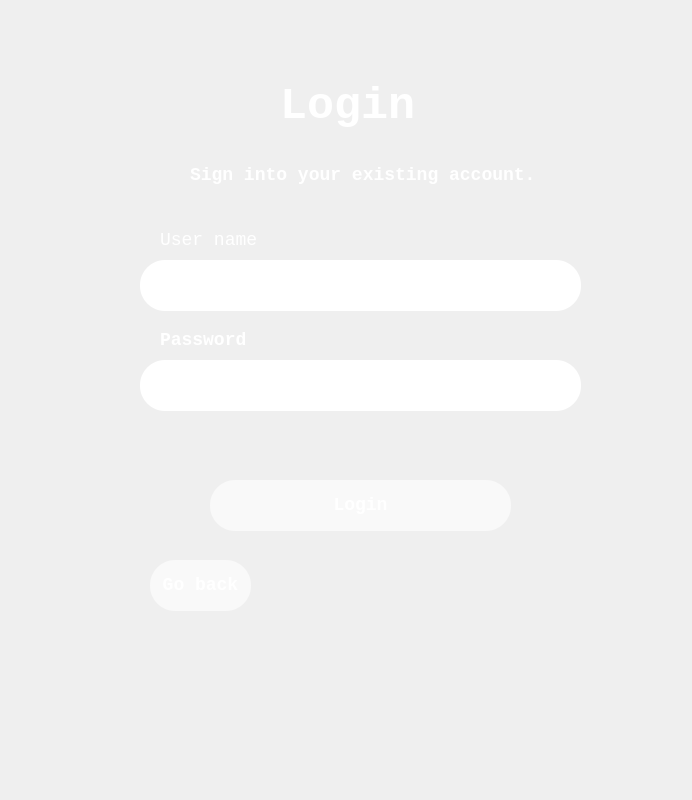
<?xml version="1.0" encoding="UTF-8"?>
<ui version="4.0">
 <class>Dialog</class>
 <widget class="QDialog" name="Dialog">
  <property name="geometry">
   <rect>
    <x>0</x>
    <y>0</y>
    <width>692</width>
    <height>800</height>
   </rect>
  </property>
  <property name="windowTitle">
   <string>Dialog</string>
  </property>
  <widget class="QLabel" name="label">
   <property name="geometry">
    <rect>
     <x>0</x>
     <y>0</y>
     <width>691</width>
     <height>801</height>
    </rect>
   </property>
   <property name="text">
    <string/>
   </property>
  </widget>
  <widget class="QLabel" name="label_2">
   <property name="geometry">
    <rect>
     <x>80</x>
     <y>60</y>
     <width>521</width>
     <height>651</height>
    </rect>
   </property>
   <property name="styleSheet">
    <string notr="true">background-color: rgba(0, 0, 0,0);
</string>
   </property>
   <property name="text">
    <string/>
   </property>
  </widget>
  <widget class="QLineEdit" name="usernamefield">
   <property name="geometry">
    <rect>
     <x>140</x>
     <y>260</y>
     <width>441</width>
     <height>51</height>
    </rect>
   </property>
   <property name="styleSheet">
    <string notr="true">border-radius: 25px;
font-size:18px;
font-weight: bold;
</string>
   </property>
  </widget>
  <widget class="QLabel" name="label_3">
   <property name="geometry">
    <rect>
     <x>190</x>
     <y>130</y>
     <width>361</width>
     <height>91</height>
    </rect>
   </property>
   <property name="font">
    <font>
     <family>Monospace</family>
     <pointsize>-1</pointsize>
     <weight>75</weight>
     <bold>true</bold>
    </font>
   </property>
   <property name="styleSheet">
    <string notr="true">font-size:18px;
color: rgb(255, 255, 255);</string>
   </property>
   <property name="text">
    <string>Sign into your existing account.</string>
   </property>
  </widget>
  <widget class="QLabel" name="label_5">
   <property name="geometry">
    <rect>
     <x>160</x>
     <y>320</y>
     <width>121</width>
     <height>41</height>
    </rect>
   </property>
   <property name="font">
    <font>
     <family>Monospace</family>
     <pointsize>-1</pointsize>
     <weight>75</weight>
     <bold>true</bold>
    </font>
   </property>
   <property name="styleSheet">
    <string notr="true">color: rgb(255, 255, 255);
font-size:18px;
</string>
   </property>
   <property name="text">
    <string>Password</string>
   </property>
  </widget>
  <widget class="QPushButton" name="login">
   <property name="geometry">
    <rect>
     <x>210</x>
     <y>480</y>
     <width>301</width>
     <height>51</height>
    </rect>
   </property>
   <property name="font">
    <font>
     <family>Monospace</family>
     <pointsize>-1</pointsize>
     <weight>75</weight>
     <bold>true</bold>
    </font>
   </property>
   <property name="styleSheet">
    <string notr="true">background-color: rgba(255,255,255,0.6);
border-radius: 25px;
font-size:18px;
font-weight: bold;
color: rgb(255, 255, 255);</string>
   </property>
   <property name="text">
    <string>Login</string>
   </property>
  </widget>
  <widget class="QLabel" name="label_4">
   <property name="geometry">
    <rect>
     <x>280</x>
     <y>60</y>
     <width>161</width>
     <height>91</height>
    </rect>
   </property>
   <property name="font">
    <font>
     <family>Monospace</family>
     <pointsize>-1</pointsize>
     <weight>75</weight>
     <bold>true</bold>
    </font>
   </property>
   <property name="styleSheet">
    <string notr="true">font-size:45px;
color: rgb(255, 255, 255);</string>
   </property>
   <property name="text">
    <string>Login</string>
   </property>
  </widget>
  <widget class="QLabel" name="errorfield">
   <property name="geometry">
    <rect>
     <x>160</x>
     <y>420</y>
     <width>531</width>
     <height>41</height>
    </rect>
   </property>
   <property name="font">
    <font>
     <family>Monospace</family>
     <pointsize>-1</pointsize>
    </font>
   </property>
   <property name="styleSheet">
    <string notr="true">font-size:18px;
color:rgb(239, 41, 41);
</string>
   </property>
   <property name="text">
    <string/>
   </property>
  </widget>
  <widget class="QLineEdit" name="passwordfield">
   <property name="geometry">
    <rect>
     <x>140</x>
     <y>360</y>
     <width>441</width>
     <height>51</height>
    </rect>
   </property>
   <property name="styleSheet">
    <string notr="true">border-radius: 25px;
font-size:18px;
font-weight: bold;</string>
   </property>
  </widget>
  <widget class="QLabel" name="label_6">
   <property name="geometry">
    <rect>
     <x>160</x>
     <y>220</y>
     <width>121</width>
     <height>41</height>
    </rect>
   </property>
   <property name="font">
    <font>
     <family>Monospace</family>
     <pointsize>-1</pointsize>
    </font>
   </property>
   <property name="styleSheet">
    <string notr="true">font-size:18px;
color: rgb(255, 255, 255);
</string>
   </property>
   <property name="text">
    <string>User name</string>
   </property>
  </widget>
  <widget class="QPushButton" name="backbutton">
   <property name="geometry">
    <rect>
     <x>150</x>
     <y>560</y>
     <width>101</width>
     <height>51</height>
    </rect>
   </property>
   <property name="font">
    <font>
     <family>Monospace</family>
     <pointsize>-1</pointsize>
     <weight>75</weight>
     <bold>true</bold>
    </font>
   </property>
   <property name="styleSheet">
    <string notr="true">background-color: rgba(255,255,255,0.6);
 border-radius: 25px;
font-size:18px;
font-weight: bold;
color: rgb(255, 255, 255);</string>
   </property>
   <property name="text">
    <string>Go back</string>
   </property>
  </widget>
 </widget>
 <resources/>
 <connections/>
</ui>
